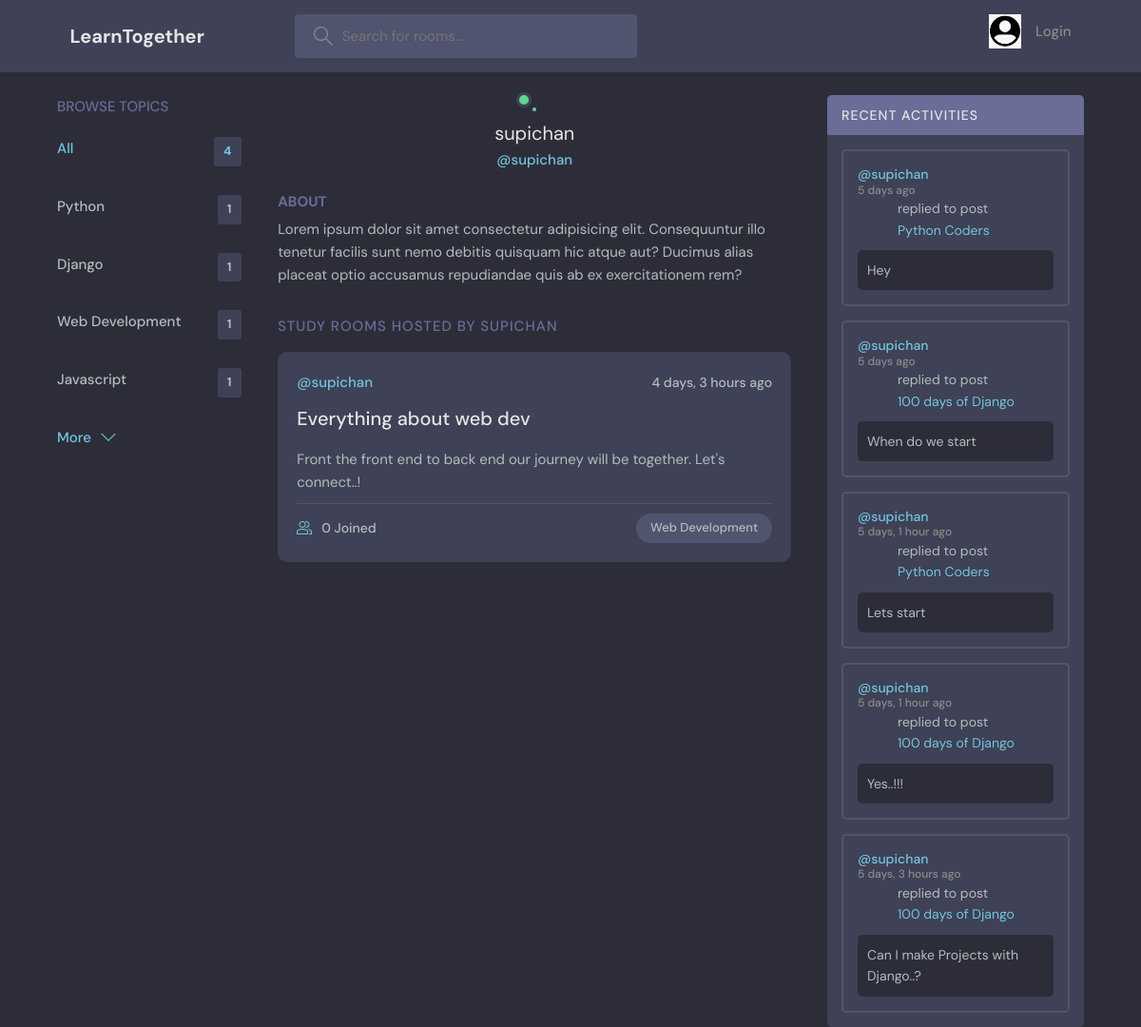
/profile/3, run on an earlier commit of the app's database.
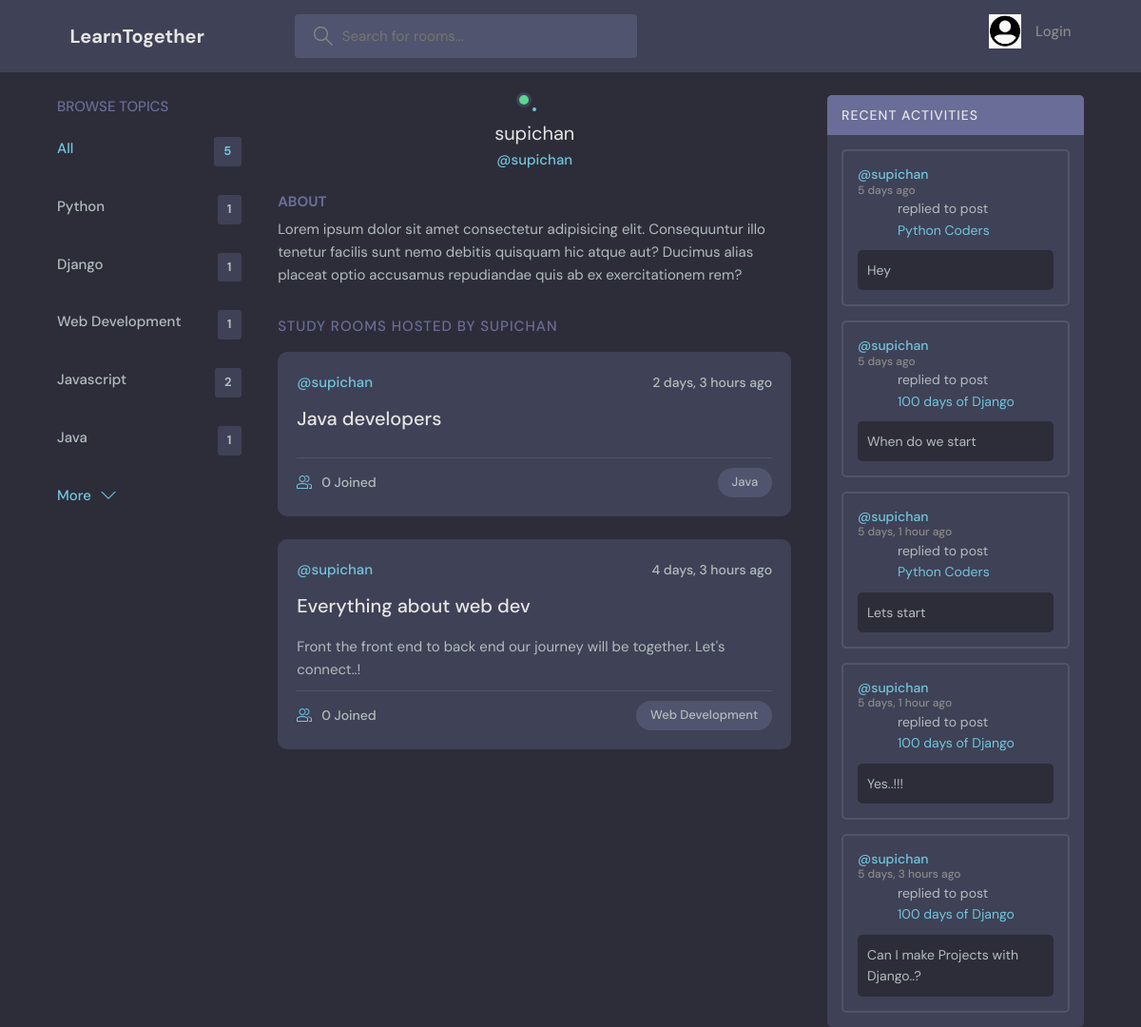
And on a later commit of the database.
### base/models.py (models this page shows, shortened)
class Topic(models.Model):
    name=models.CharField(max_length=100)

class Room(models.Model):
    host=models.ForeignKey(User,on_delete=models.SET_NULL,null=True)
    topic=models.ForeignKey(Topic,on_delete=models.SET_NULL,null=True)
    name=models.CharField(max_length= 100)
    description=models.TextField(null=True, blank=True)
    participants=models.ManyToManyField(User,related_name='participants',blank=True,null=True)
    updated=models.DateTimeField(auto_now=True)
    created=models.DateTimeField(auto_now_add=True)
    class Meta:
        ordering=['-updated', '-created']
    def __str__(self):
        return self.name

class Message(models.Model):
    user=models.ForeignKey(User,on_delete=models.CASCADE)
    room=models.ForeignKey(Room,on_delete=models.CASCADE)
    body=models.TextField()
    updated=models.DateTimeField(auto_now=True)
    created=models.DateTimeField(auto_now_add=True)
    class Meta:
        ordering=['-updated', '-created']

### base/views.py (the view)
# urls.py: path('profile/<int:pk>',views.userProfile,name="user-profile"),
def userProfile(request,pk):
    user=User.objects.get(id=pk)
    rooms=user.room_set.all()
    room_messages=user.message_set.all()
    topics=Topic.objects.all()
    context={'user':user,'rooms':rooms,'room_messages':room_messages,'topics':topics}
    return render(request, 'base/profile.html',context)

### base/templates/base/profile.html (shortened to what this page needs)
{% extends 'main.html' %}
{% block content %}
  <main class="profile-page layout layout--3">
    <div class="container">
      {% include 'base/topics_component.html' %}
      <div class="roomList">
        <div class="profile">
          <div class="profile__avatar">
            <div class="avatar avatar--large active">
            </div>
          </div>
          <div class="profile__info">
            <h3>{{user.username}}</h3>
            <p>@{{user.username}}</p>
          </div>
          <div class="profile__about">
            <h3>About</h3>
            <p>
              Lorem ipsum dolor sit amet consectetur adipisicing elit. Consequuntur illo tenetur
              facilis sunt nemo debitis quisquam hic atque aut? Ducimus alias placeat optio
              accusamus repudiandae quis ab ex exercitationem rem?
            </p>
          </div>
        </div>
        <div class="roomList__header">
          <div>
            <h2>Study Rooms Hosted by {{user.username}}</a>
            </h2>
          </div>
        </div>
        {% include 'base/feed_comp.html' %}
      </div>
      {% include 'base/activity.html'%}
    </div>
  </main>
{% endblock %}

### base/templates/base/topics_component.html
<div class="topics">
    <div class="topics__header">
      <h2>Browse Topics</h2>
    </div>
    <ul class="topics__list">
      <li>
        <a href="{% url 'home' %}" class="active">All <span>{{topics.count}} </span></a>
      </li>
      {% for topic in topics %}
      <li>
        <a href="{% url 'home' %}?q={{topic.name}}">{{topic.name}}<span>{{topic.room_set.all.count}} </span></a>
      </li>
      {% endfor %}
    </ul>
    <a class="btn btn--link" href="{% url 'topicpage' %}">
      More
      <svg version="1.1" xmlns="http://www.w3.org/2000/svg" width="32" height="32" viewBox="0 0 32 32">
        <title>chevron-down</title>
        <path d="M16 21l-13-13h-3l16 16 16-16h-3l-13 13z"></path>
      </svg>
    </a>
  </div>

### base/templates/base/feed_comp.html (shortened to what this page needs)
{% for room in rooms %}
<div class="roomListRoom">
  <div class="roomListRoom__header">
    <a href="{% url 'user-profile' room.host.id %}" class="roomListRoom__author">
      <span>@{{room.host.username}}</span>
    </a>
    <div class="roomListRoom__actions">
      <span>{{room.created|timesince}} ago</span>
    </div>
  </div>
  <div class="roomListRoom__content">
    <a href="{% url 'room' room.id %}">{{room.name}}</a>
    <p>
      {{room.description}}
    </p>
  </div>
  <div class="roomListRoom__meta">
    <a href="{% url 'room' room.id %}" class="roomListRoom__joined">
      {{room.participants.all.count}} Joined
    </a>
    <p class="roomListRoom__topic">{{room.topic.name}} </p>
  </div>
</div>
{% endfor %}

### base/templates/base/activity.html (shortened to what this page needs)
<div class="activities">
  <div class="activities__header">
    <h2>Recent Activities</h2>
  </div>
  {% for msg in room_messages %}
  <div class="activities__box">
    <div class="activities__boxHeader roomListRoom__header">
      <a href="{% url 'user-profile' msg.user.id  %}" class="roomListRoom__author">
        <p>
          @{{msg.user.username}}
          <span>{{msg.created|timesince }} ago </span>
        </p>
      </a>
    </div>
    <div class="activities__boxContent">
      <p>replied to post <a href="{% url 'room' msg.room.id %}">{{msg.room}}</a></p>
      <div class="activities__boxRoomContent">
{{msg.body}}
     </div>
    </div>
  </div>
  {% endfor %}
</div>

What changed in the data, as far as the page shows it:
computed for Topic "Javascript": room_set.all.count "1" → "2"
added Topic: name "Java", room_set.all.count "1"
added Room: host.username "supichan", created "2 days, 3 hours", name "Java developers", participants.all.count "0", topic.name "Java"
Also different on the page:
{{ topics.count }}: "4" → "5"
